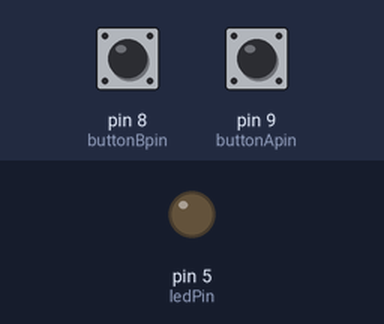
A program run on a simulated Arduino Uno, built with avr-gcc and run on an emulated ATmega328P. Parts: output pins drawn as LEDs (lit = HIGH). The test bench sets the inputs (shaded band); at power-on: pin 9 (buttonApin) HIGH, pin 8 (buttonBpin) HIGH.

Above: at 1.2 s.
1.3 s: pin 9 (buttonApin) pulled LOW for 0.15 s
At 1.7 s:
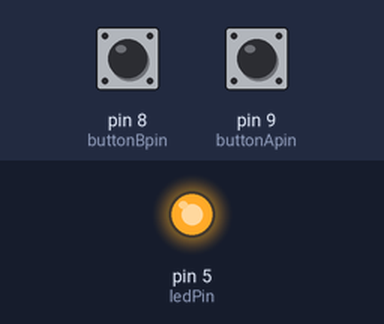
2.9 s: pin 8 (buttonBpin) pulled LOW for 0.15 s
At 4.1 s:
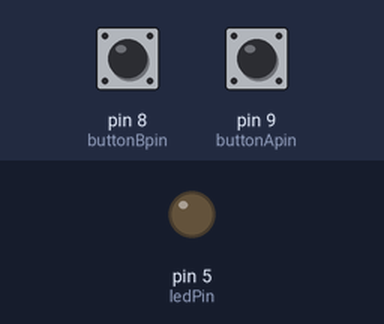
4.5 s: pin 9 (buttonApin) pulled LOW for 1 s
At 5.4 s:
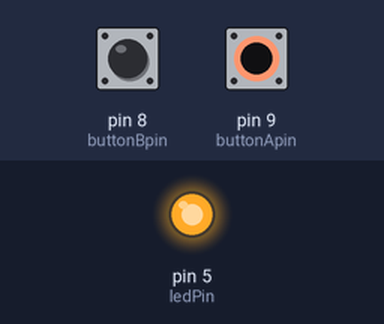
7.0 s: pin 8 (buttonBpin) driven LOW and pin 9 (buttonApin) driven LOW
At 7.5 s:
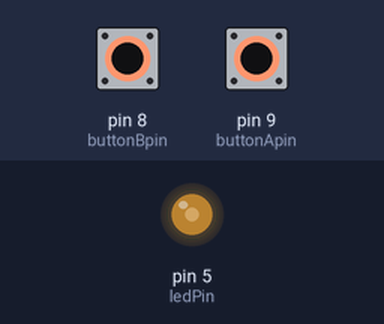
8.5 s: pin 8 (buttonBpin) driven HIGH
At 9.4 s:
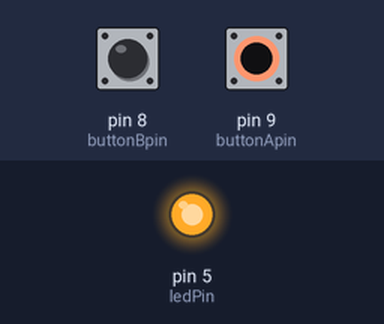
Timing chart, 0 to 11.0 s (numbered marks = the images above; inputs shaded):
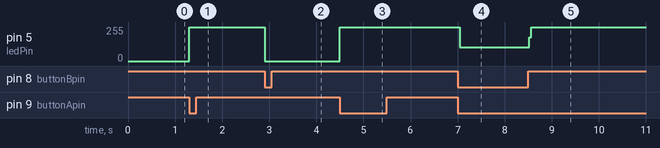

Measured:
- after the input at 1.3 s, pin 5 (ledPin): 0/255 → 255/255 at once
- after the input at 2.9 s, pin 5 (ledPin): 255/255 → 0/255 at once
- after the input at 4.5 s, pin 5 (ledPin): 0/255 → 255/255 at once
- after the input at 7.0 s, pin 5 (ledPin): 255/255 → 105/255 at once
- after the input at 8.5 s, pin 5 (ledPin): 105/255 → 255/255 at once

The program:

main.cpp
```cpp
#include <Arduino.h>

int ledPin = 5;
int buttonApin = 9;
int buttonBpin = 8;

byte leds = 0;

// Function to control on/off switching.
void switchOnOff(int onBtn, int offBtn, int light) {
   // LED comes on.
   if (digitalRead(onBtn) == LOW) {
      digitalWrite(light, HIGH);
   }

   // LED goes off.
   if (digitalRead(offBtn) == LOW) {
      digitalWrite(light, LOW);
   }
}

void setup() {
   // Put 5 V on it (LED on).
   pinMode(ledPin, OUTPUT);

   // Pin is HIGH whenever the button is not pressed.
   // When the button is pressed, the pin is shorted to GND, reading LOW.
   pinMode(buttonApin, INPUT_PULLUP);
   pinMode(buttonBpin, INPUT_PULLUP);
}

void loop() {
   switchOnOff(buttonApin, buttonBpin, ledPin);
}
```
